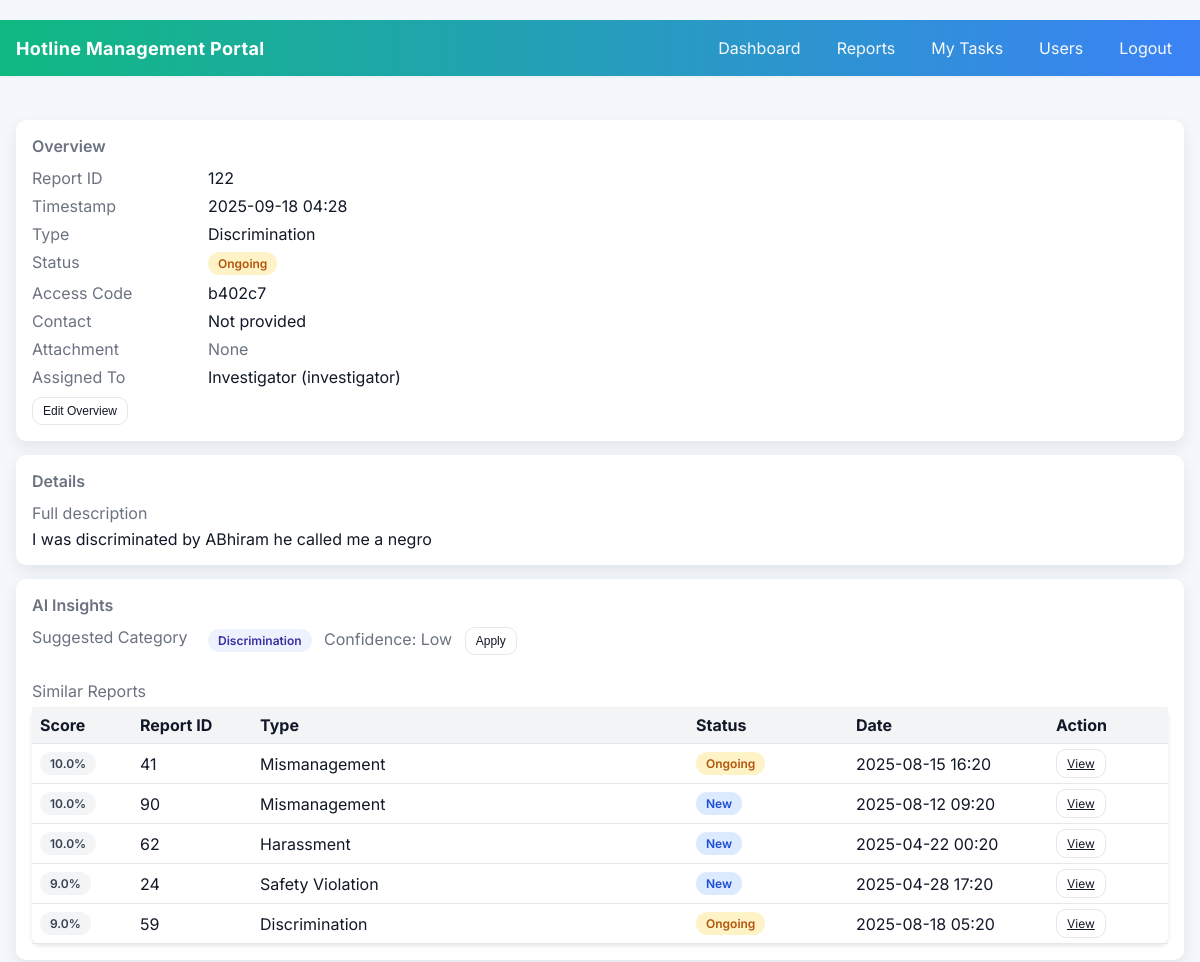
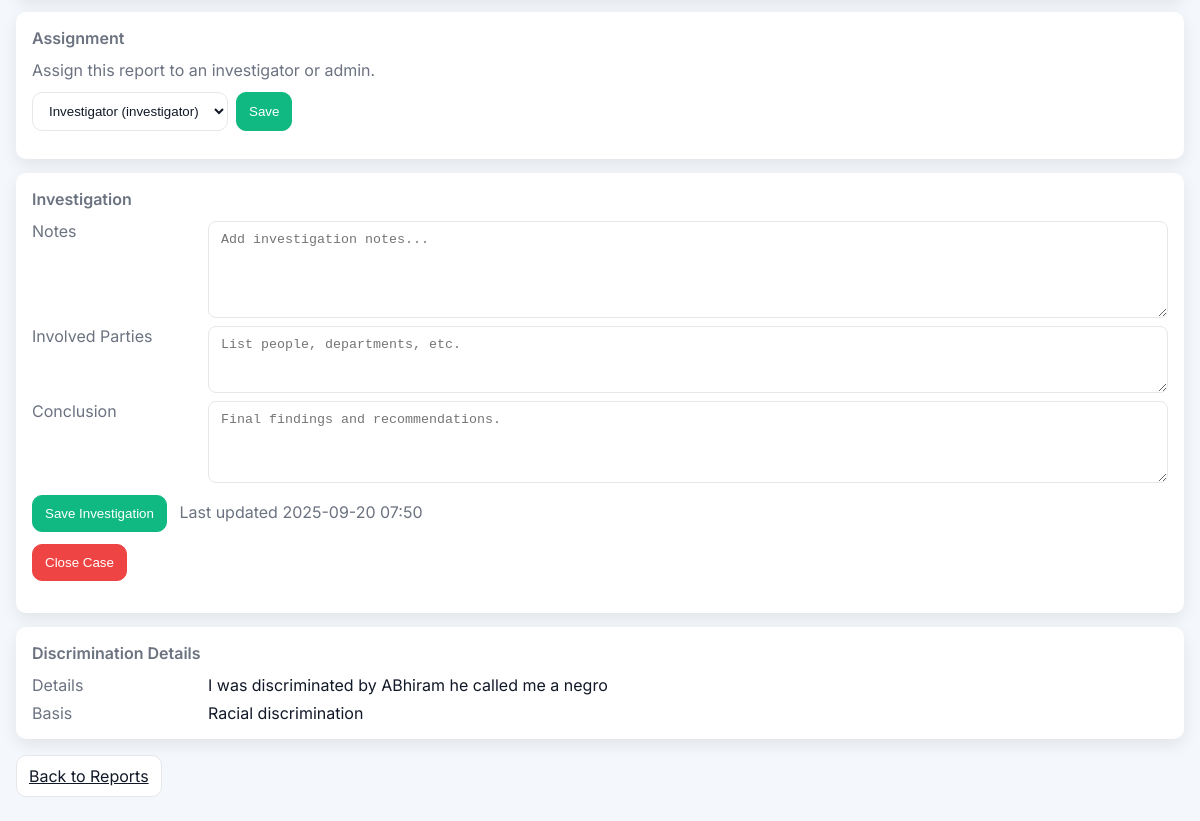
The page /reports/122 (signed in) on the database its author committed (2 pictures, top to bottom).
### models.py (models this page shows, shortened)
class Report(db.Model):
    __tablename__ = 'report'
    __table_args__ = {'extend_existing': True}  # Allow redefining the table if necessary
    id = db.Column(db.Integer, primary_key=True)
    timestamp = db.Column(db.DateTime, default=datetime.utcnow)  # Timestamp of the report submission
    status = db.Column(db.String(50))  # 'New', 'Ongoing', 'Resolved'
    report_type = db.Column(db.String(100), nullable=False)  # Type of the report (e.g., Fraud, Safety)
    report_details = db.Column(db.String(500), nullable=False)  # Detailed description of the report
    anonymous_contact = db.Column(db.String(100), nullable=True)  # Optional anonymous contact information
    access_code = db.Column(db.String(100), unique=True, nullable=False)  # Unique access code for each report
    password_hash = db.Column(db.String(100), nullable=False)  # Hashed password for the report
    file_name = db.Column(db.String(255), nullable=True)  # Store the filename of the uploaded file
    assigned_user_id = db.Column(db.Integer, db.ForeignKey('user.id'), nullable=True)
    assigned_user = db.relationship('User', foreign_keys=[assigned_user_id])
    harassment_details = db.Column(db.String(1000), nullable=True)  # Detailed harassment incident description
    harassment_type = db.Column(db.String(100), nullable=True)  # Type of harassment (verbal, physical, etc.)
    harassment_frequent = db.Column(db.String(100), nullable=True)  # Frequency of harassment
    harassment_witnesses = db.Column(db.String(255), nullable=True)  # Witnesses to the harassment
    harassment_previous_reports = db.Column(db.String(100), nullable=True)  # Whether it has been reported before
    harassment_reporting_person = db.Column(db.String(255), nullable=True)  # Person to whom the incident was reported
    harassment_response = db.Column(db.String(1000), nullable=True)  # Response to previous reports
    fraud_details = db.Column(db.String(1000), nullable=True)
    fraud_involved = db.Column(db.String(255), nullable=True)
    fraud_date = db.Column(db.String(100), nullable=True)
    discrimination_details = db.Column(db.String(1000), nullable=True)
    discrimination_basis = db.Column(db.String(255), nullable=True)
    safety_violation_details = db.Column(db.String(1000), nullable=True)
    safety_violation_date = db.Column(db.String(100), nullable=True)
    conflict_details = db.Column(db.String(1000), nullable=True)
    conflict_involved = db.Column(db.String(255), nullable=True)
    bribery_details = db.Column(db.String(1000), nullable=True)
    bribery_involved = db.Column(db.String(255), nullable=True)
    environment_violation_details = db.Column(db.String(1000), nullable=True)
    environment_violation_date = db.Column(db.String(100), nullable=True)
    mismanagement_details = db.Column(db.String(1000), nullable=True)
    mismanagement_responsible = db.Column(db.String(255), nullable=True)
    other_details = db.Column(db.String(1000), nullable=True)
    investigator_notes = db.Column(db.Text, nullable=True)
    involved_parties = db.Column(db.Text, nullable=True)
    investigator_conclusion = db.Column(db.Text, nullable=True)
    investigation_updated_at = db.Column(db.DateTime, nullable=True)

class User(db.Model):
    id = db.Column(db.Integer, primary_key=True)
    name = db.Column(db.String(100), nullable=False)
    email = db.Column(db.String(100), nullable=False, unique=True)
    role = db.Column(db.String(50), nullable=False, default='investigator')  # 'investigator' or 'admin'
    password_hash = db.Column(db.String(128), nullable=False)

### routes.py (the view, shortened to what this page needs)
    @app.route('/reports/<int:report_id>', methods=['GET', 'POST'])
    def report_detail(report_id):
        if not session.get('user_id'):
            return redirect(url_for('login'))
        from app import db
        report = Report.query.get_or_404(report_id)
        assignable_users = User.query.filter(User.role.in_(['investigator', 'admin'])).order_by(User.name.asc()).all()
        role = (session.get('role') or '').lower()
        current_user_id = session.get('user_id')
        allowed_to_edit = (role == 'admin') or (role == 'investigator' and report.assigned_user_id == current_user_id)
        from ml_utils import (
            suggest_report_type_from_reports,
            most_similar_reports,
            fallback_keyword_suggest,
        )
        all_reports = Report.query.all()
        similar_reports = most_similar_reports(all_reports, report.report_details or '', exclude_id=report.id, top_n=5)
        suggested_type, suggested_score = suggest_report_type_from_reports(all_reports, report.report_details or '')
        if not suggested_type or suggested_score < 2:
            k_cat, k_score = fallback_keyword_suggest(report.report_details or '')
            if k_cat:
                suggested_type, suggested_score = k_cat, max(suggested_score, k_score)
        return render_template(
            'dashboard/report_details.html',
            report=report,
            assignable_users=assignable_users,
            allowed_to_edit=allowed_to_edit,
            similar_reports=similar_reports,
            suggested_type=suggested_type,
            suggested_score=suggested_score,
        )

### templates/dashboard/report_details.html (shortened to what this page needs)
﻿<!DOCTYPE html>
<html lang="en">
<head>
    <link href="{{ url_for('static', filename='css/style.css') }}" rel="stylesheet">
</head>
<body>
{% include 'partials/header.html' %}
<div class="container">
    <div class="card">
        <h2 class="page-title">Overview</h2>
        <div class="detail-grid">
            <div class="label">Report ID</div><div>{{ report.id }}</div>
            <div class="label">Timestamp</div><div>{{ report.timestamp.strftime('%Y-%m-%d %H:%M') if report.timestamp else '-' }}</div>
            <div class="label">Type</div><div>{{ report.report_type|replace('_',' ') }}</div>
            <div class="label">Status</div>
            <div>
                {% set st = (report.status or 'New').lower() %}
                <span class="status-chip {% if st == 'resolved' %}status-resolved{% elif st == 'ongoing' %}status-ongoing{% else %}status-new{% endif %}">{{ report.status or 'New' }}</span>
            </div>
            <div class="label">Access Code</div><div>{{ report.access_code }}</div>
            <div class="label">Contact</div><div>{{ report.anonymous_contact or 'Not provided' }}</div>
            <div class="label">Attachment</div>
            <div>
                {% if report.file_name %}
                    <a href="{{ url_for('download_file', filename=report.file_name) }}" target="_blank">{{ report.file_name }}</a>
                {% else %}
                    <span class="muted">None</span>
                {% endif %}
            </div>
            <div class="label">Assigned To</div>
            <div>
                {% if report.assigned_user %}
                    {{ report.assigned_user.name }} ({{ report.assigned_user.role }})
                {% else %}
                    <span class="muted">Unassigned</span>
                {% endif %}
            </div>
        </div>
        {% if allowed_to_edit %}
        <div style="margin-top:10px">
            <button type="button" class="btn sm" onclick="var f=document.getElementById('overviewEditForm'); f.style.display = (f.style.display==='none'||!f.style.display)?'grid':'none';">Edit Overview</button>
        </div>
                    {% set current_type = report.report_type or 'Other' %}
                {% set cur_status = report.status or 'New' %}
        {% endif %}
    </div>
    <div style="height:14px"></div>
    <div class="card">
        <h2 class="page-title">Details</h2>
        <div class="muted">Full description</div>
        <div style="white-space: pre-wrap; margin-top: 6px;">{{ report.report_details }}</div>
    </div>
    <div style="height:14px"></div>
    <div class="card">
        <h2 class="page-title">AI Insights</h2>
        <div class="detail-grid" style="grid-template-columns: 160px 1fr;">
            <div class="label">Suggested Category</div>
            <div>
                {% if suggested_type %}
                    <span class="chip">{{ suggested_type.replace('_',' ') }}</span>
                    {% if suggested_score >= 5 %}
                        <span class="muted" style="margin-left:8px">Confidence: High</span>
                    {% elif suggested_score >= 3 %}
                        <span class="muted" style="margin-left:8px">Confidence: Medium</span>
                    {% else %}
                        <span class="muted" style="margin-left:8px">Confidence: Low</span>
                    {% endif %}
                    {% if allowed_to_edit %}
                        <form method="POST" action="{{ url_for('report_detail', report_id=report.id) }}" style="display:inline-block; margin-left:8px">
                            <button type="submit" class="btn sm">Apply</button>
                        </form>
                    {% endif %}
                {% else %}
                    <span class="muted">No strong suggestion</span>
                {% endif %}
            </div>
        </div>
        <div>
            <div class="muted" style="margin-bottom:6px">Similar Reports</div>
            {% if similar_reports %}
            <div class="reports table-compact">
                <table>
                    <thead>
                        <tr>
                            <th style="width:100px">Score</th>
                            <th style="width:120px">Report ID</th>
                            <th>Type</th>
                            <th style="width:160px">Status</th>
                            <th style="width:200px">Date</th>
                            <th style="width:120px">Action</th>
                        </tr>
                    </thead>
                    <tbody>
                    {% for r in similar_reports %}
                        {% set st = (r.status or 'New').lower() %}
                        <tr>
                            <td><span class="chip gray">{{ (r.score * 100) | round(0) }}%</span></td>
                            <td>{{ r.id }}</td>
                            <td>{{ r.report_type|replace('_',' ') }}</td>
                            <td>
                                <span class="status-chip {% if st == 'resolved' %}status-resolved{% elif st == 'ongoing' %}status-ongoing{% else %}status-new{% endif %}">{{ r.status }}</span>
                            </td>
                            <td>{{ r.timestamp }}</td>
                            <td><a class="btn sm" href="{{ url_for('report_detail', report_id=r.id) }}">View</a></td>
                        </tr>
                    {% endfor %}
                    </tbody>
                </table>
            </div>
            {% else %}
                <div class="muted">No similar reports found.</div>
            {% endif %}
        </div>
    </div>
    <div style="height:14px"></div>
    <div class="card">
        <h2 class="page-title">Assignment</h2>
        <div class="muted">Assign this report to an investigator or admin.</div>
        <form method="POST" action="{{ url_for('report_detail', report_id=report.id) }}" class="filters" style="margin-top:12px">
            <select name="assignee_id" aria-label="Assignee">
                {% for u in assignable_users or [] %}
                    <option value="{{ u.id }}" {% if report.assigned_user and report.assigned_user.id == u.id %}selected{% endif %}>
                        {{ u.name }} ({{ u.role }})
                    </option>
                {% endfor %}
            </select>
            <button type="submit" class="btn primary">Save</button>
        </form>
    </div>
    <div style="height:14px"></div>
    <div class="card">
        <h2 class="page-title">Investigation</h2>
        {% if allowed_to_edit %}
            <form method="POST" action="{{ url_for('report_detail', report_id=report.id) }}" class="filters" style="margin-top:12px; display:block">
                <div class="detail-grid" style="grid-template-columns: 160px 1fr;">
                    <div class="label">Notes</div>
                    <div>
                        <textarea name="investigator_notes" rows="5" style="width:100%" placeholder="Add investigation notes...">{{ report.investigator_notes or '' }}</textarea>
                    </div>
                    <div class="label">Involved Parties</div>
                    <div>
                        <textarea name="involved_parties" rows="3" style="width:100%" placeholder="List people, departments, etc.">{{ report.involved_parties or '' }}</textarea>
                    </div>
                    <div class="label">Conclusion</div>
                    <div>
                        <textarea name="investigator_conclusion" rows="4" style="width:100%" placeholder="Final findings and recommendations.">{{ report.investigator_conclusion or '' }}</textarea>
                    </div>
                </div>
                <div style="margin-top:12px">
                    <button type="submit" class="btn primary">Save Investigation</button>
                    {% if report.investigation_updated_at %}
                        <span class="muted" style="margin-left:8px">Last updated {{ report.investigation_updated_at.strftime('%Y-%m-%d %H:%M') }}</span>
                    {% endif %}
                </div>
            </form>
            {% if (report.status or '') != 'Resolved' %}
            <form method="POST" action="{{ url_for('report_detail', report_id=report.id) }}" style="margin-top:8px">
                <button type="submit" class="btn danger" onclick="return confirm('Close this report?')">Close Case</button>
            </form>
            {% else %}
            <form method="POST" action="{{ url_for('report_detail', report_id=report.id) }}" style="margin-top:8px">
                <input type="hidden" name="action" value="reopen">
                <button type="submit" class="btn" onclick="return confirm('Reopen this report?')">Reopen Case</button>
            </form>
            {% endif %}
        {% endif %}
    </div>
    {% if report.report_type == 'Discrimination' %}
    <div style="height:14px"></div>
    <div class="card">
        <h2 class="page-title">Discrimination Details</h2>
        <div class="detail-grid">
            <div class="label">Details</div><div>{{ report.discrimination_details or '-' }}</div>
            <div class="label">Basis</div><div>{{ report.discrimination_basis or '-' }}</div>
        </div>
    </div>
    {% endif %}
<a href="{{ url_for('reports') }}" class="back-link btn">Back to Reports</a>
</div>
</body>
</html>

### rows shown on the page
Report: id "122", timestamp "2025-09-18 04:28", report_type "Discrimination", status "Ongoing", access_code "b402c7", anonymous_contact "Not provided", report_details "I was discriminated by ABhiram he called me a negro", investigation_updated_at "2025-09-20 07:50", discrimination_details "I was discriminated by ABhiram he called me a negro", discrimination_basis "Racial discrimination"
User: assigned_user.name "Investigator", assigned_user.role "investigator"
Report: score "10.0", id "41", report_type "Mismanagement", status "Ongoing", timestamp "2025-08-15 16:20"
Report: score "10.0", id "90", report_type "Mismanagement", status "New", timestamp "2025-08-12 09:20"
Report: score "10.0", id "62", report_type "Harassment", status "New", timestamp "2025-04-22 00:20"
Report: score "9.0", id "24", report_type "Safety Violation", status "New", timestamp "2025-04-28 17:20"
Report: score "9.0", id "59", report_type "Discrimination", status "Ongoing", timestamp "2025-08-18 05:20"

### other values the page prints
{{ suggested_type.replace('_',' ') }} "Discrimination"
form field assignee_id "Investigator (investigator)"
